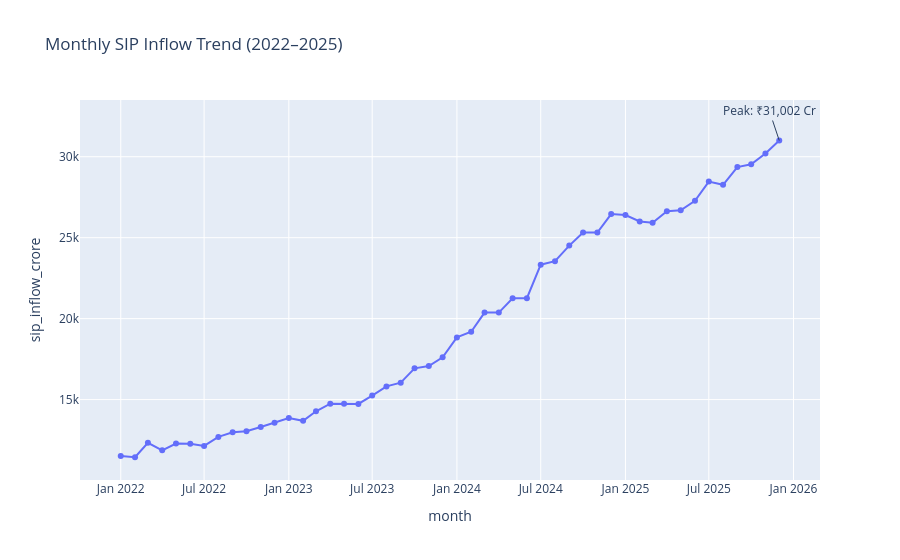

The code cell stored with this chart in its notebook:
### Code cell
import plotly.express as px

fig = px.line(
    sip_data,
    x="month",
    y="sip_inflow_crore",
    title="Monthly SIP Inflow Trend (2022–2025)",
    markers=True
)

fig.add_annotation(
    x=max_row["month"],
    y=max_row["sip_inflow_crore"],
    text=f"Peak: ₹{max_row['sip_inflow_crore']:,.0f} Cr",
    showarrow=True
)

fig.show()
